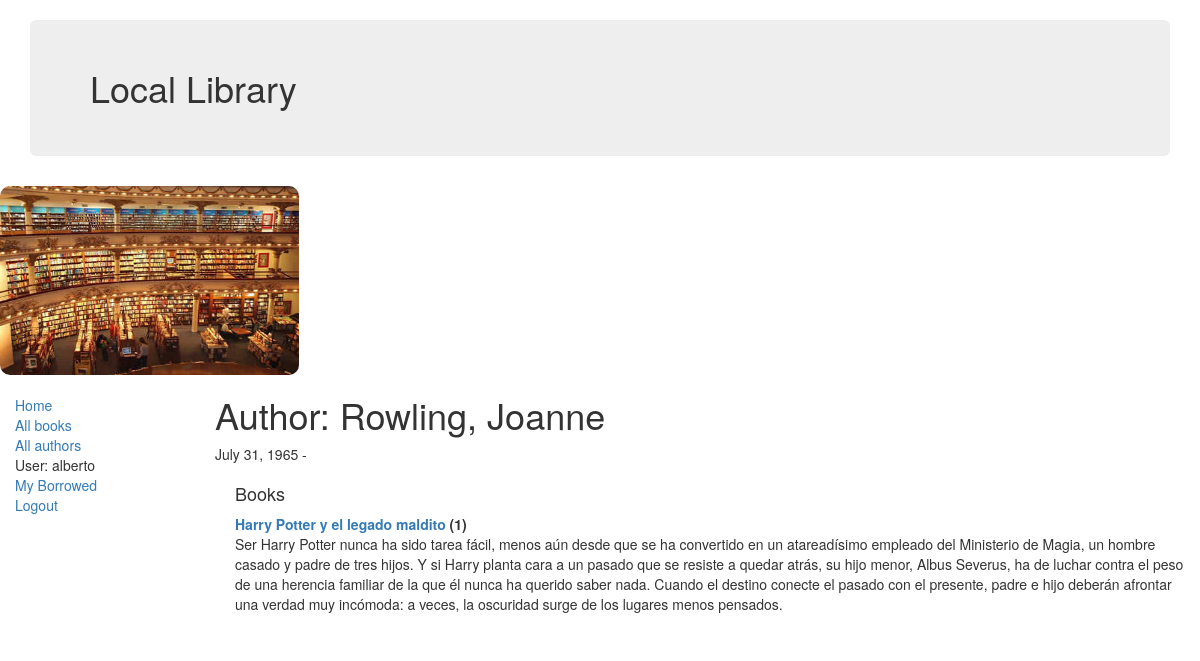
Page /catalog/author/2 (signed in) on the committed database.
### catalog/models.py (models this page shows, shortened)
class Author(models.Model):
    first_name = models.CharField(max_length=100)
    last_name = models.CharField(max_length=100)
    date_of_birth = models.DateField(null=True, blank=True)
    date_of_death = models.DateField('Died', null=True, blank=True)
    class Meta:
        ordering = ['last_name', 'first_name']
    def __str__(self):
        return '%s, %s' % (self.last_name, self.first_name)

class Book(models.Model):
    title = models.CharField(max_length=200)
    author = models.ForeignKey('Author', on_delete=models.SET_NULL, null=True)
    summary = models.TextField(max_length=1000, help_text="Ingrese una breve descripción del libro")
    isbn = models.CharField('ISBN',max_length=13, help_text='13 Caracteres <a href="https://www.isbn-international.org/content/what-isbn">ISBN number</a>')
    genre = models.ManyToManyField(Genre, help_text="Seleccione un genero para este libro")
    def __str__(self):
        return self.title

### catalog/views.py (the view)
# urls.py: url(r'^author/(?P<pk>\d+)$', views.AuthorDetailView.as_view(), name='author-detail'),
class AuthorDetailView(LoginRequiredMixin, generic.DetailView):
    model = Author

### catalog/templates/catalog/author_detail.html
{% extends "base_generic.html" %}
{% block content %}
<h1>Author: {{ author }} </h1>
<p>{{author.date_of_birth}} - {% if author.date_of_death %}{{author.date_of_death}}{% endif %}</p>
<div style="margin-left:20px;margin-top:20px">
<h4>Books</h4>
<dl>
{% for book in author.book_set.all %}
  <dt><a href="{% url 'book-detail' book.pk %}">{{book}}</a> ({{book.bookinstance_set.all.count}})</dt>
  <dd>{{book.summary}}</dd>
{% endfor %}
</dl>
</div>
{% endblock %}

### catalog/templates/base_generic.html (shortened to what this page needs)
<!DOCTYPE html>
<html lang="en">
<head>
  <link rel="stylesheet" href="https://maxcdn.bootstrapcdn.com/bootstrap/3.3.7/css/bootstrap.min.css">
  {% load static %}
  <link rel="stylesheet" href="{% static 'css/styles.css' %}">
</head>
<body>
  <header class="container">
  <h1 class="jumbotron">{% block encabezado %}Local Library{% endblock %}</h1>
  </header>
  <img class="lib" src="{% static 'img/lib.jpg' %}" alt="My image" style="width:299px;height:189px;"/>
  <div class="container-fluid">
    <div class="row">
      <div class="col-sm-2">
        {% block sidebar %}
        <ul class="sidebar-nav">
          <li><a href="{% url 'index' %}">Home</a></li>
          <li><a href="{% url 'books' %}">All books</a></li>
          <li><a href="{% url 'authors' %}">All authors</a></li>
          {% if user.is_authenticated %}
          <li>User: {{ user.get_username }}</li>
          <li><a href="{% url 'my-borrowed' %}">My Borrowed</a></li>
          <li><a href="{% url 'logout'%}?next={{request.path}}">Logout</a></li>
          {% else %}
          <li><a href="{% url 'login'%}?next={{request.path}}">Login</a></li>
          {% endif %}
        </ul>
        {% endblock %}
      </div>
      <div class="col-sm-10 ">
        {% block content %}{% endblock %}
      </div>
    </div>
  </div>
</body>
</html>

### catalog/static/css/styles.css (style rules this page uses)
.sidebar-nav { margin-top: 20px; padding: 0; list-style: none; }
.lib { border-radius: 10px; align-content: center; }

### rows in the picture
Author: last_name+first_name "Rowling, Joanne", date_of_birth "July 31, 1965"
Book: title "Harry Potter y el legado maldito", bookinstance_set.all.count "1", summary "Ser Harry Potter nunca ha sido tarea fácil, menos aún desde que se ha convertido en un atareadísimo empleado del Ministerio de Magia, un hombre casado y padre de tres hijos. Y si Harry planta cara a un pasado que se resiste a quedar atrás, su hijo menor, Albus Severus, ha de luchar contra el peso de una herencia familiar de la que él nunca ha querido saber nada. Cuando el destino conecte el pasado con el presente, padre e hijo deberán afrontar una verdad muy incómoda: a veces, la oscuridad surge de los lugares menos pensados."

### other values in the picture
{{ user.get_username }} "alberto"
